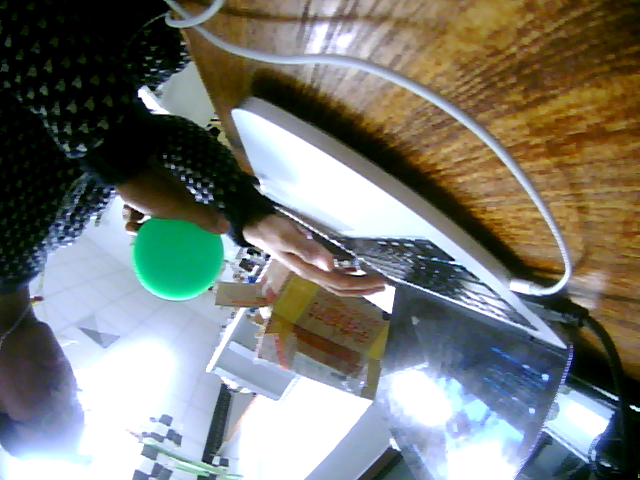
%> input picture mvtest3.png, 640 x 480 px
$ octave RGBCatch.m   (GNU Octave 9; MATLAB toolbox functions it lacks are replaced by stand-ins)
%> lines starting %> are read from the running program, lines starting %| are printed output that depends on the picture
% ????????????RGB???????????
green=[0,161,111];
green=rgb2hsv(green)
a=imread('./mvtest3.png');
%> a is the input picture: size 480x640x3 uint8; mean R, G, B 120.1, 121.9, 115.3
imshow(a)
pause
threshold = 37;
c = zeros      (60 , 80 , 3);
for i = 1 : 3
    temp = imresize(a(: , : , i) , [60 , 80]);
    c(: , : , i) = double(temp);
end
%> this loop made 3 passes
%> pass 1, `temp = imresize(a(: , : , i) , [60 , 80]);`:
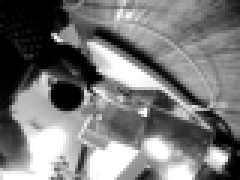
%> temp: size 60x80 uint8 (shown 3 times larger); min 0, max 255, mean 120
%> pass 2, `temp = imresize(a(: , : , i) , [60 , 80]);`:
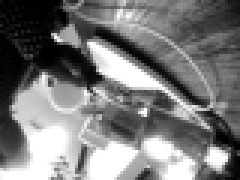
%> temp: size 60x80 uint8 (shown 3 times larger); min 0, max 255, mean 121.8
%> pass 3, `temp = imresize(a(: , : , i) , [60 , 80]);`:
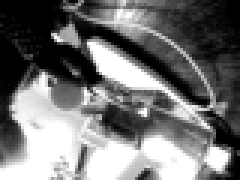
%> temp: size 60x80 uint8 (shown 3 times larger); min 0, max 255, mean 115.3
%> after the loop:
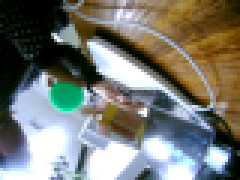
%> c: size 60x80x3 double (shown 3 times larger); mean R, G, B 120, 121.8, 115.3
b=zeros(60,80);
for i = 1:60
    for j= 1:80
        color=c(i,j,:);
        color = reshape(color,[1,3]);
        diff = double(color) - double(green);
        diff = norm(diff);
        if (diff<threshold)
            b(i,j)=1;
        end
    end
end
%> b: size 60x80 double; every value is 0
for i = 1:60
    for j = 1:80
    end
end

imshow(b)

$ run again, with 1456150865.16.png copied over mvtest3.png
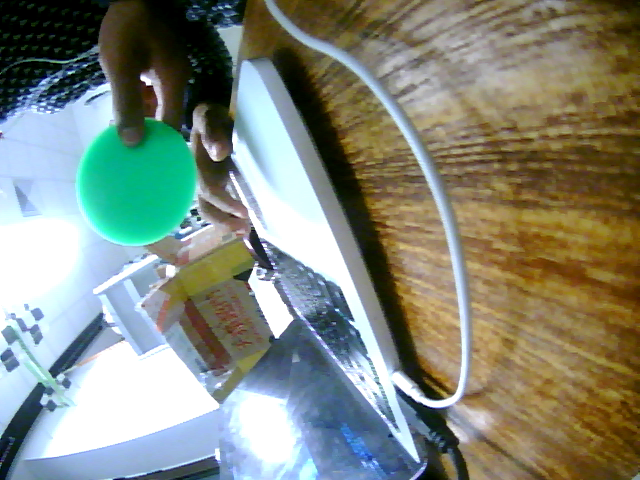
%> input picture 1456150865.16.png, 640 x 480 px
%> a is the input picture: size 480x640x3 uint8; mean R, G, B 129.6, 136.4, 123.9
%> the loop `for i = 1 : 3` made 3 passes
%> pass 1, `temp = imresize(a(: , : , i) , [60 , 80]);`:
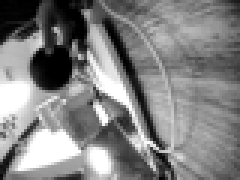
%> temp: size 60x80 uint8 (shown 3 times larger); min 0, max 255, mean 129.6
%> after the loop `for i = 1 : 3`:
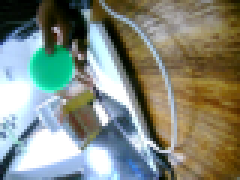
%> c: size 60x80x3 double (shown 3 times larger); mean R, G, B 129.6, 136.3, 123.8

$ run again, with 1456375938.79.png copied over mvtest3.png
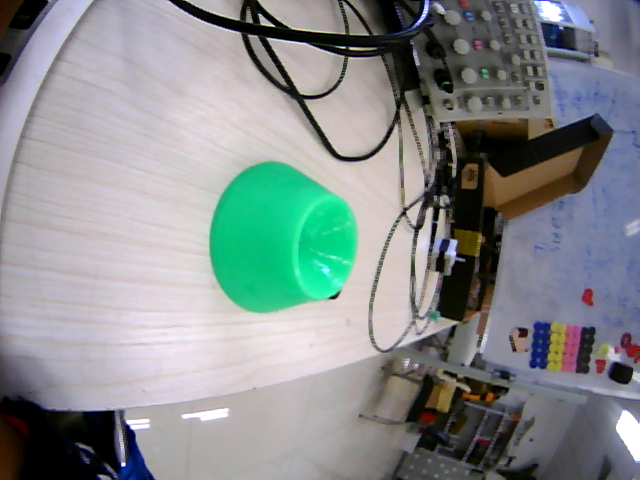
%> input picture 1456375938.79.png, 640 x 480 px
%> a is the input picture: size 480x640x3 uint8; mean R, G, B 133.2, 139.9, 140.2
%> the loop `for i = 1 : 3` made 3 passes
%> pass 1, `temp = imresize(a(: , : , i) , [60 , 80]);`:
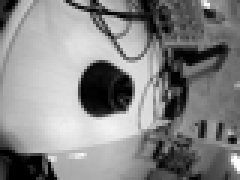
%> temp: size 60x80 uint8 (shown 3 times larger); min 0, max 255, mean 133.3
%> after the loop `for i = 1 : 3`:
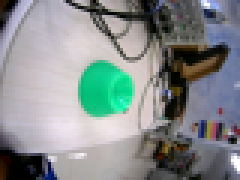
%> c: size 60x80x3 double (shown 3 times larger); mean R, G, B 133.3, 139.9, 140.2

$ run again, with 2.png copied over mvtest3.png
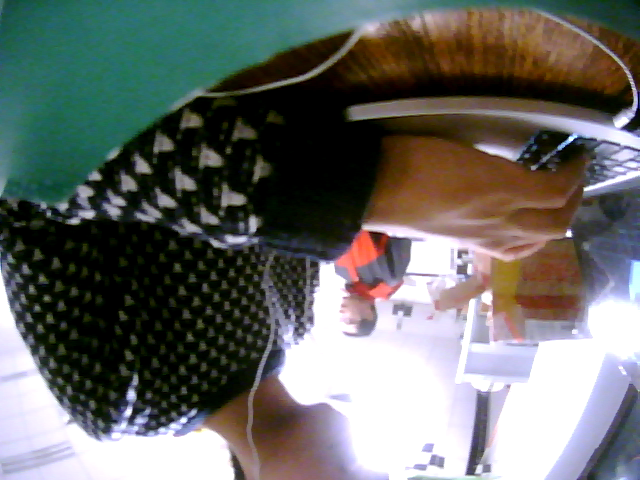
%> input picture 2.png, 640 x 480 px
%> a is the input picture: size 480x640x3 uint8; mean R, G, B 104.3, 106.8, 102.9
%> the loop `for i = 1 : 3` made 3 passes
%> pass 1, `temp = imresize(a(: , : , i) , [60 , 80]);`:
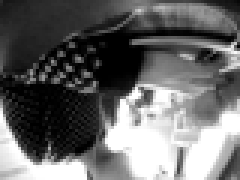
%> temp: size 60x80 uint8 (shown 3 times larger); min 0, max 255, mean 104.2
%> after the loop `for i = 1 : 3`:
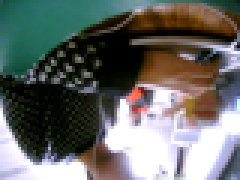
%> c: size 60x80x3 double (shown 3 times larger); mean R, G, B 104.2, 106.8, 102.9
